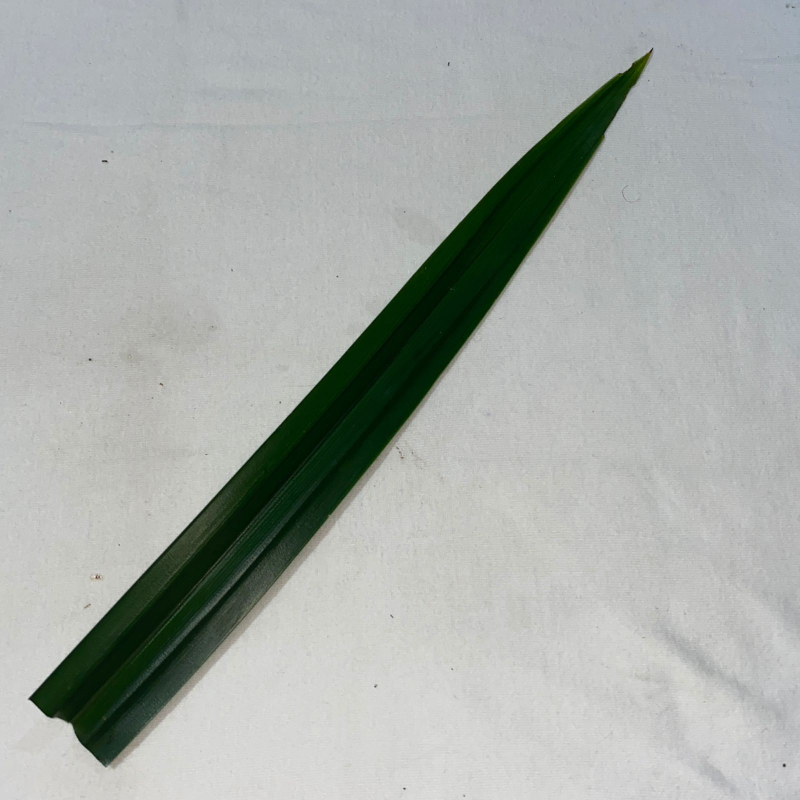
#> input picture Daun Pandan/051.jpg, 1600 x 1600 px, found by its file name (shown at 1/2 size)
$ jupyter execute Resize.ipynb   (shell and % lines are left out)
#> lines starting #> are read from the running program, lines starting #| are printed output that depends on the picture
[cell 1]
# import the necessary packages
import matplotlib.pyplot as plt
import argparse
import imutils
import cv2

[cell 2]
def plt_imshow(title, image):
    # convert the image frame BGR to RGB color space and display it
	image = cv2.cvtColor(image, cv2.COLOR_BGR2RGB)
	plt.imshow(image)
	plt.title(title)
	plt.grid(False)
	plt.show()

[cell 3]
# since we are using Jupyter Notebooks we can replace our argument
# parsing code with *hard coded* arguments and values
args = {
    "image": "051.jpg"
}

[cell 4]
# load the original input image and display it to our screen
image = cv2.imread(args["image"])
#> image is the input picture: shape (1600, 1600, 3); mean B, G, R 167.6, 171.5, 166.8
plt_imshow("Original", image)

# let's resize our image to be 150 pixels wide, but in order to
# prevent our resized image from being skewed/distorted, we must
# first calculate the ratio of the *new* width to the *old* width
r = 150.0 / image.shape[1]
#> r = 0.0938
dim = (150, int(image.shape[0] * r))
#> dim = (150, 150)

# perform the actual resizing of the image
resized = cv2.resize(image, dim, interpolation=cv2.INTER_AREA)
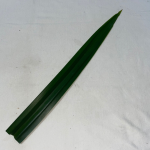
#> resized: shape (150, 150, 3); mean B, G, R 167.6, 171.5, 166.8
plt_imshow("Resized (Width)", resized)

[cell 5]
# let's resize the image to have a width of 50 pixels, again keeping
# in mind the aspect ratio
r = 50.0 / image.shape[0]
#> r = 0.0312
dim = (int(image.shape[1] * r), 50)
#> dim = (50, 50)

# perform the resizing
resized = cv2.resize(image, dim, interpolation=cv2.INTER_AREA)
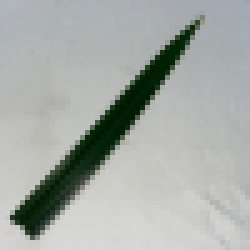
#> resized: shape (50, 50, 3) (shown 5 times larger); mean B, G, R 167.6, 171.5, 166.8
plt_imshow("Resized (Height)", resized)

[cell 6]
# calculating the ratio each and every time we want to resize an
# image is a real pain, so let's use the imutils convenience
# function which will *automatically* maintain our aspect ratio
# for us
resized = imutils.resize(image, width=100)
#> resized: shape (100, 100, 3)
plt_imshow("Resized via imutils", resized)

[cell 7]
# construct the list of interpolation methods in OpenCV
methods = [
	("cv2.INTER_NEAREST", cv2.INTER_NEAREST),
	("cv2.INTER_LINEAR", cv2.INTER_LINEAR),
	("cv2.INTER_AREA", cv2.INTER_AREA),
	("cv2.INTER_CUBIC", cv2.INTER_CUBIC),
	("cv2.INTER_LANCZOS4", cv2.INTER_LANCZOS4)]

# loop over the interpolation methods
for (name, method) in methods:
	# increase the size of the image by 3x using the current
	# interpolation method
	print("[INFO] {}".format(name))
	resized = imutils.resize(image, width=image.shape[1] * 3,
		inter=method)
	plt_imshow("Method: {}".format(name), resized)

$ run again, with Daun Pandan/052.jpg copied over Daun Pandan/051.jpg
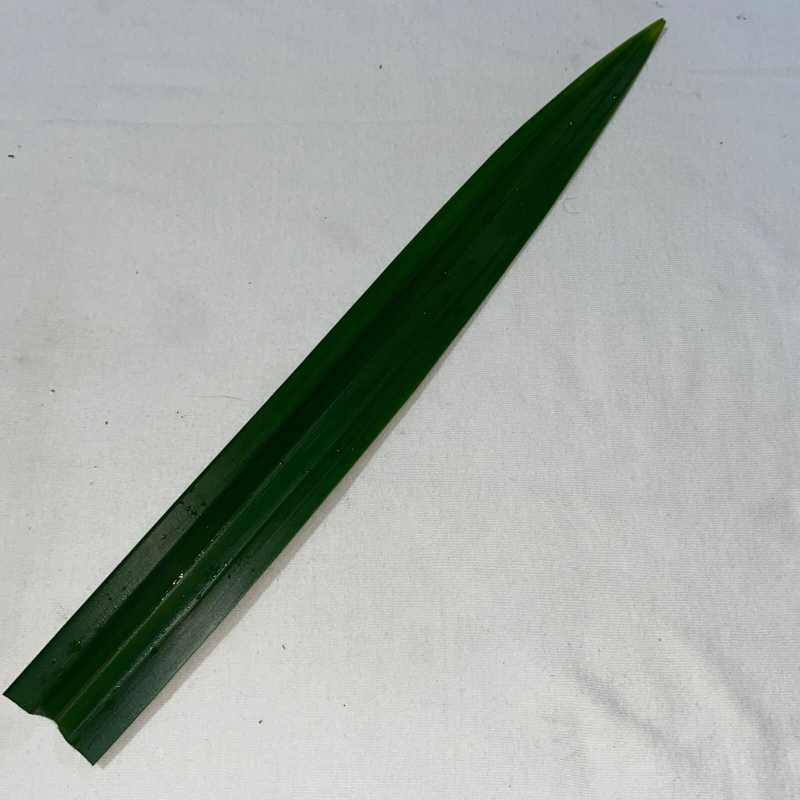
#> input picture Daun Pandan/052.jpg, 1600 x 1600 px, found by its file name (shown at 1/2 size)
#> image is the input picture: shape (1600, 1600, 3); mean B, G, R 164.2, 169.1, 163.4
#> `resized = cv2.resize(image, dim, interpolation=cv2.INTER_AREA)`:
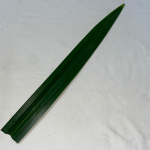
#> resized: shape (150, 150, 3); mean B, G, R 164.2, 169.1, 163.4
#> image: shape (150, 150, 3)
#> `resized = cv2.resize(image, dim, interpolation=cv2.INTER_AREA)`:
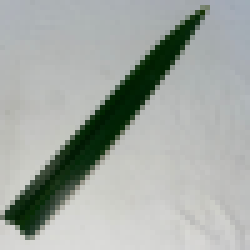
#> resized: shape (50, 50, 3) (shown 5 times larger); mean B, G, R 164.2, 169.1, 163.4
#> image: shape (50, 50, 3)
#> image: shape (100, 100, 3)

$ run again, with Daun Pandan/053.jpg copied over Daun Pandan/051.jpg
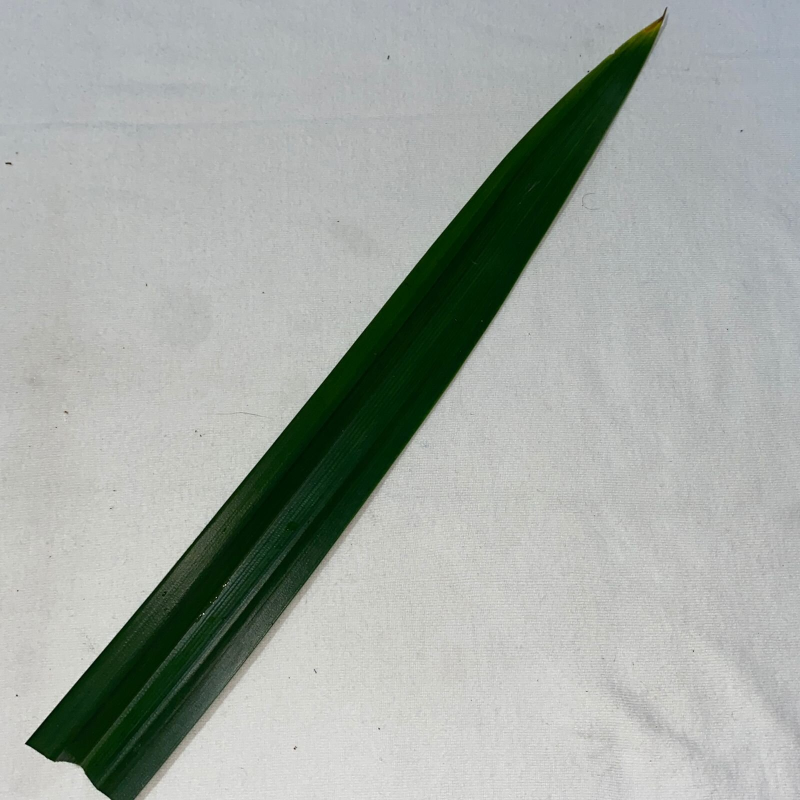
#> input picture Daun Pandan/053.jpg, 1600 x 1600 px, found by its file name (shown at 1/2 size)
#> image is the input picture: shape (1600, 1600, 3); mean B, G, R 163.5, 168.6, 162.9
#> `resized = cv2.resize(image, dim, interpolation=cv2.INTER_AREA)`:
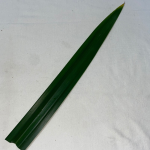
#> resized: shape (150, 150, 3); mean B, G, R 163.5, 168.6, 162.9
#> image: shape (150, 150, 3)
#> image: shape (50, 50, 3)
#> `resized = imutils.resize(image, width=100)`:
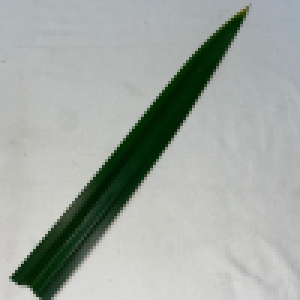
#> resized: shape (100, 100, 3) (shown 3 times larger); mean B, G, R 163.5, 168.6, 162.9
#> image: shape (100, 100, 3)

$ run again, with Daun Pandan/054.jpg copied over Daun Pandan/051.jpg
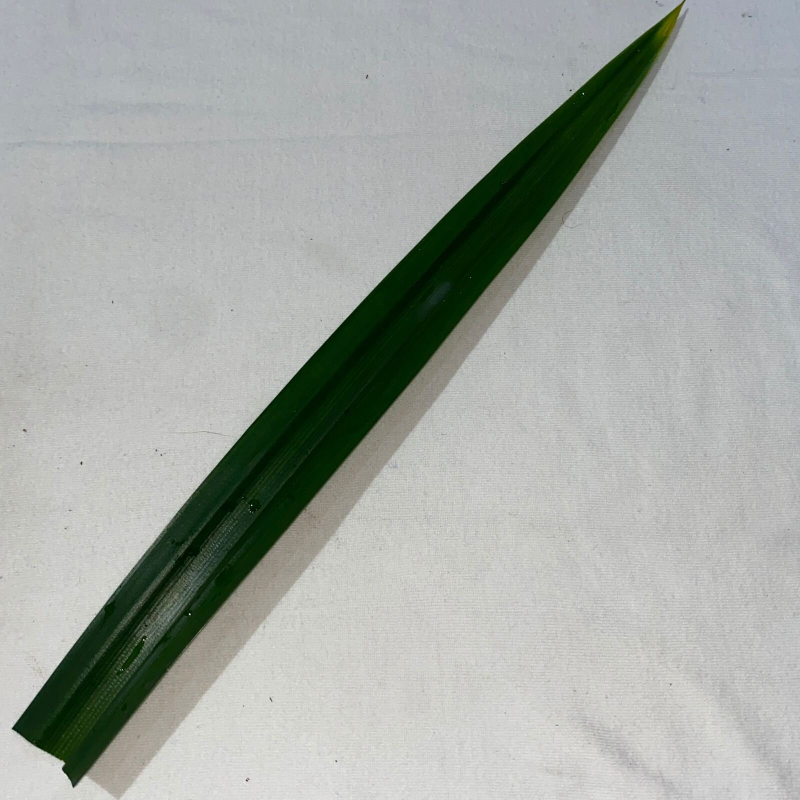
#> input picture Daun Pandan/054.jpg, 1600 x 1600 px, found by its file name (shown at 1/2 size)
#> image is the input picture: shape (1600, 1600, 3); mean B, G, R 164.4, 169.1, 164.6
#> `resized = cv2.resize(image, dim, interpolation=cv2.INTER_AREA)`:
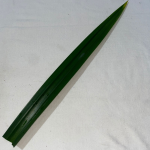
#> resized: shape (150, 150, 3); mean B, G, R 164.4, 169.1, 164.6
#> image: shape (150, 150, 3)
#> image: shape (50, 50, 3)
#> `resized = imutils.resize(image, width=100)`:
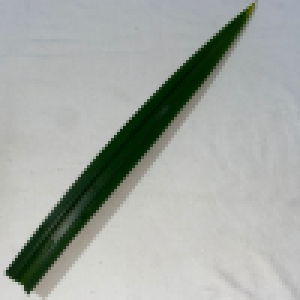
#> resized: shape (100, 100, 3) (shown 3 times larger); mean B, G, R 164.4, 169.1, 164.6
#> image: shape (100, 100, 3)
